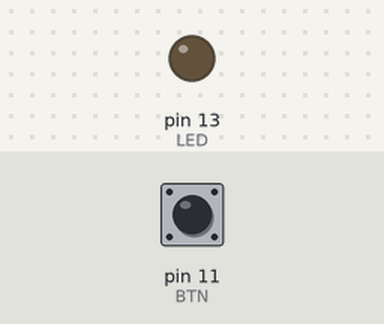
Bench run of a sketch on a simulated Arduino Uno, built with avr-gcc and run on an emulated ATmega328P. Shown: output pins drawn as LEDs (lit = HIGH). The inputs (shaded band) are chosen by the test bench; at power-on: pin 11 (BTN) HIGH. What the sketch prints to the serial monitor is not drawn.

Above: at 1.2 s.
1.3 s: pin 11 (BTN) pulled LOW for 0.15 s
At 1.37 s:
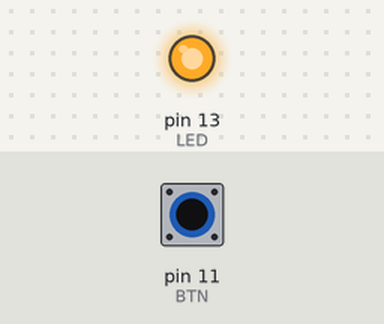
2.9 s: pin 11 (BTN) pulled LOW for 3.2 s
At 6.4 s:
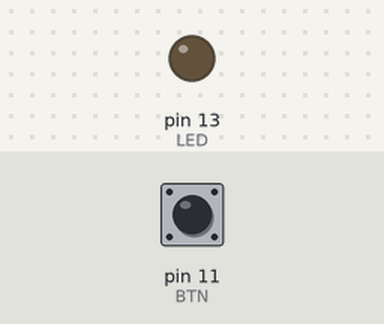
Timing chart, 0 to 7.9 s (numbered marks = the images above; inputs shaded):
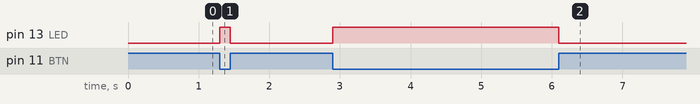

Measured:
- after the input at 1.3 s, pin 13 (LED): LOW → HIGH at once, → LOW 0.15 s later
- after the input at 2.9 s, pin 13 (LED): LOW → HIGH at once, → LOW 3.2 s later

The sketch:

sketch_mar22a.ino
```cpp
#define BTN 11
#define LED 13

//int count = 0;
int lastRead = 0;

void setup() {
  Serial.begin(9600);
  pinMode(BTN, INPUT_PULLUP);
  pinMode(LED, OUTPUT);
}

void loop() {
  int n = !digitalRead(BTN);
  digitalWrite(LED, n);

  if (n != lastRead) {
    Serial.print("\ec\e[97m");
    Serial.print(n ? "\e[102m" : "\e[101m");
    Serial.println("           ");
    Serial.println(n ? "  H I G H  " : "   L O W   ");
    Serial.println("           ");

//    if (n) Serial.println(++count);
  }

  lastRead = n;
}
```
